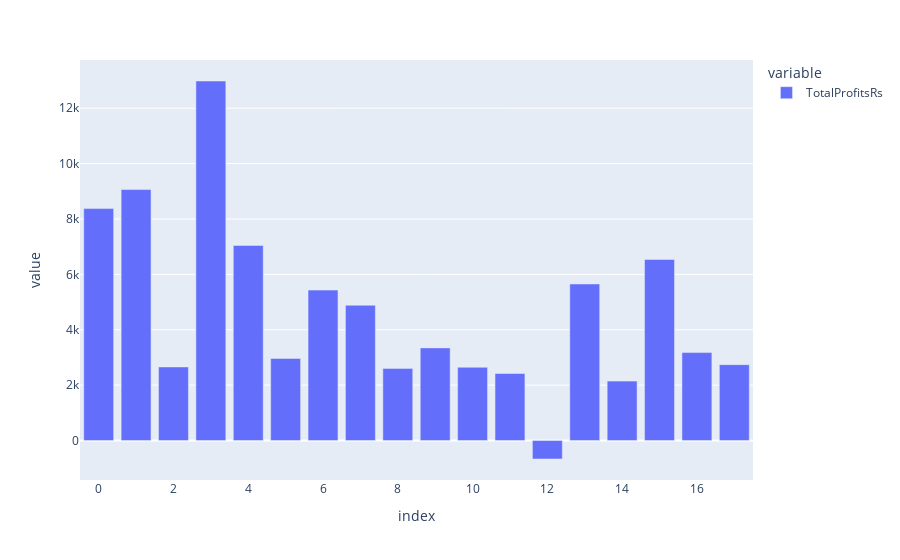

The notebook cell saved with this chart:
### Code cell
fig=px.bar(performance.TotalProfitsRs)
fig.show()

### Figure 1 — Plotly figure (JSON) as saved in the notebook; plotly's stock layout.template omitted (floating-point values rounded to 4 significant figures)
{"data": [{"alignmentgroup": "True", "hovertemplate": "variable=TotalProfitsRs<br>index=%{x}<br>value=%{y}<extra></extra>", "legendgroup": "TotalProfitsRs", "marker": {"color": "#636efa", "pattern": {"shape": ""}}, "name": "TotalProfitsRs", "offsetgroup": "TotalProfitsRs", "orientation": "v", "showlegend": true, "textposition": "auto", "type": "bar", "x": [0, 1, 2, 3, 4, 5, 6, 7, 8, 9, 10, 11, 12, 13, 14, 15, 16, 17], "xaxis": "x", "y": [8375, 9062.0, 2658.0, 12980.0, 7045, 2965, 5432.0, 4885, 2605, 3345, 2645, 2420, -667.5, 5652.0, 2145, 6538.0, 3175, 2740], "yaxis": "y"}], "layout": {"autosize": true, "barmode": "relative", "legend": {"title": {"text": "variable"}, "tracegroupgap": 0}, "margin": {"t": 60}, "xaxis": {"anchor": "y", "autorange": true, "domain": [0, 1], "range": [-0.5, 17.5], "title": {"text": "index"}, "type": "linear"}, "yaxis": {"anchor": "x", "autorange": true, "domain": [0, 1], "range": [-1426.0, 13740.0], "title": {"text": "value"}, "type": "linear"}}}
